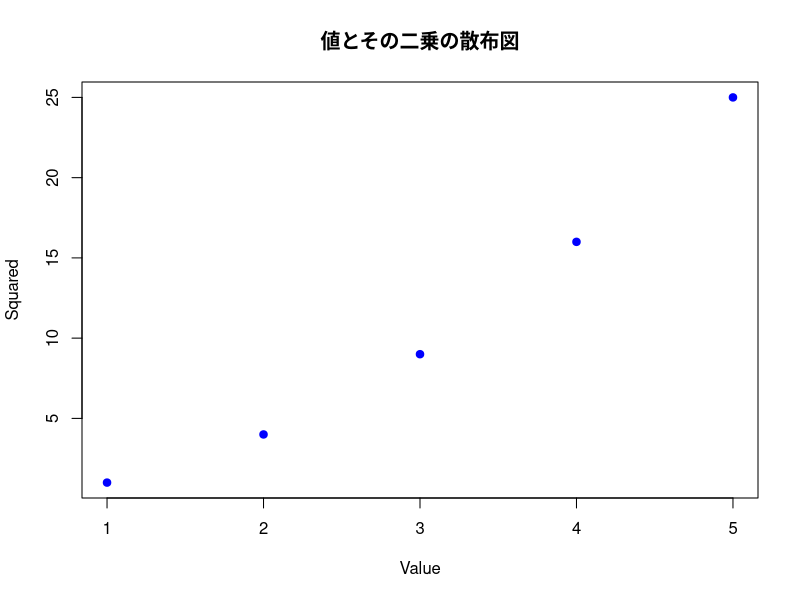

The R source for this figure:
############################################################
# タイトル: 基礎的なRによる簡単なデータ解析スクリプト
# 作成日: 2026-02-22
# 作成者: ruser3,ruser4
#
# 更新履歴:
# 2026-02-22: 初版作成(by ruser4)
############################################################

# ---- 1. データの作成 ----
# 数値ベクトルを作成
x <- c(1, 2, 3, 4, 5)

# データフレームを作成
df <- data.frame(
  value = x,
  squared = x^2
)

# ---- 2. 基本統計量の計算 ----
mean_value <- mean(df$value)     # 平均
sd_value <- sd(df$value)         # 標準偏差
summary(df)                      # 要約統計量

# ---- 3. 簡単なプロット ----
plot(df$value, df$squared,
     main = "値とその二乗の散布図",
     xlab = "Value",
     ylab = "Squared",
     pch = 19, col = "blue")
